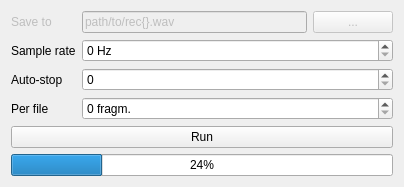
<?xml version="1.0" encoding="UTF-8"?>
<ui version="4.0">
 <class>Recorder</class>
 <widget class="QWidget" name="Recorder">
  <property name="geometry">
   <rect>
    <x>0</x>
    <y>0</y>
    <width>404</width>
    <height>185</height>
   </rect>
  </property>
  <property name="windowTitle">
   <string>Form</string>
  </property>
  <layout class="QVBoxLayout" name="verticalLayout">
   <item>
    <layout class="QGridLayout" name="gridLayout">
     <item row="1" column="1">
      <widget class="QSpinBox" name="spinBox_3">
       <property name="suffix">
        <string> Hz</string>
       </property>
      </widget>
     </item>
     <item row="3" column="0">
      <widget class="QLabel" name="label_7">
       <property name="text">
        <string>Per file</string>
       </property>
      </widget>
     </item>
     <item row="3" column="1">
      <widget class="QSpinBox" name="spinBox_4">
       <property name="suffix">
        <string> fragm.</string>
       </property>
      </widget>
     </item>
     <item row="2" column="1">
      <widget class="QSpinBox" name="spinBox"/>
     </item>
     <item row="2" column="0">
      <widget class="QLabel" name="label_3">
       <property name="text">
        <string>Auto-stop</string>
       </property>
      </widget>
     </item>
     <item row="1" column="0">
      <widget class="QLabel" name="label">
       <property name="text">
        <string>Sample rate</string>
       </property>
      </widget>
     </item>
     <item row="0" column="1">
      <layout class="QHBoxLayout" name="horizontalLayout_2">
       <item>
        <widget class="QLineEdit" name="lineEdit">
         <property name="enabled">
          <bool>false</bool>
         </property>
         <property name="text">
          <string>path/to/rec{}.wav</string>
         </property>
        </widget>
       </item>
       <item>
        <widget class="QPushButton" name="pushButton_2">
         <property name="enabled">
          <bool>false</bool>
         </property>
         <property name="sizePolicy">
          <sizepolicy hsizetype="Fixed" vsizetype="Fixed">
           <horstretch>0</horstretch>
           <verstretch>0</verstretch>
          </sizepolicy>
         </property>
         <property name="text">
          <string>...</string>
         </property>
        </widget>
       </item>
      </layout>
     </item>
     <item row="0" column="0">
      <widget class="QLabel" name="label_2">
       <property name="enabled">
        <bool>false</bool>
       </property>
       <property name="text">
        <string>Save to</string>
       </property>
      </widget>
     </item>
    </layout>
   </item>
   <item>
    <widget class="QPushButton" name="pushButton">
     <property name="text">
      <string>Run</string>
     </property>
     <property name="flat">
      <bool>false</bool>
     </property>
    </widget>
   </item>
   <item>
    <spacer name="verticalSpacer">
     <property name="orientation">
      <enum>Qt::Vertical</enum>
     </property>
     <property name="sizeHint" stdset="0">
      <size>
       <width>20</width>
       <height>40</height>
      </size>
     </property>
    </spacer>
   </item>
   <item>
    <widget class="QProgressBar" name="progressBar">
     <property name="value">
      <number>24</number>
     </property>
    </widget>
   </item>
  </layout>
 </widget>
 <resources/>
 <connections/>
</ui>
